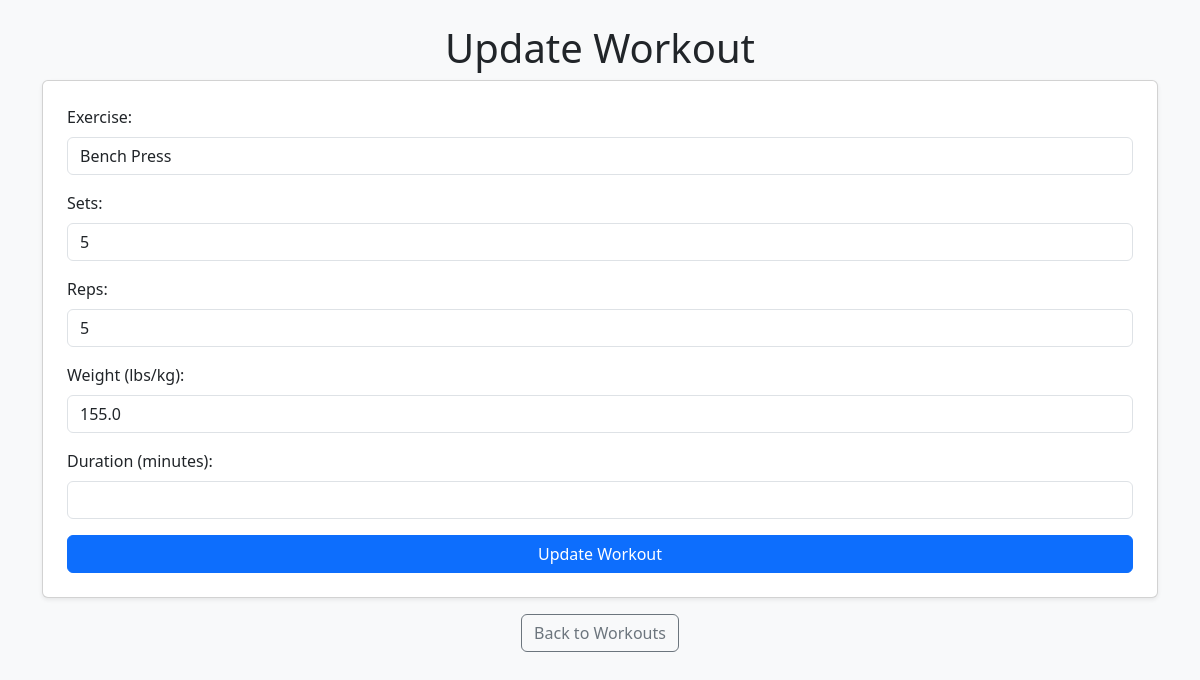
The app's page /update/11/2025-01-15 with its own data.
### tables this page shows
CREATE TABLE Workouts (
    id INTEGER PRIMARY KEY AUTOINCREMENT,
    date TEXT NOT NULL,
    exercise TEXT NOT NULL,
    sets INTEGER,
    reps INTEGER,
    weight REAL,
    duration REAL
);

### app.py (the view, shortened to what this page needs)
@app.route("/update/<int:id>/<date>", methods=["GET", "POST"])
def update_workout(id, date):
    conn = get_db_connection()
    workout = conn.execute("SELECT * FROM Workouts WHERE id = ?", (id,)).fetchone()
    conn.close()
    return render_template("update.html", workout=workout, date=date)

### app.py (called while the page is built)
def get_db_connection():
    conn = sqlite3.connect(DATABASE)
    conn.row_factory = sqlite3.Row
    return conn

### templates/update.html (shortened to what this page needs)
<!DOCTYPE html>
<html lang="en">
<head>
    <link href="https://cdn.jsdelivr.net/npm/bootstrap@5.3.0/dist/css/bootstrap.min.css" rel="stylesheet">
</head>
<body class="bg-light">
    <div class="container mt-4">
        <h1 class="text-center">Update Workout</h1>
        <div class="card shadow-sm p-4">
            <form method="post">
                <div class="mb-3">
                    <label for="exercise" class="form-label">Exercise:</label>
                    <input type="text" class="form-control" id="exercise" name="exercise" value="{{ workout['exercise'] }}" required>
                </div>
                <div class="mb-3">
                    <label for="sets" class="form-label">Sets:</label>
                    <input type="number" class="form-control" id="sets" name="sets" value="{{ workout['sets'] }}">
                </div>
                <div class="mb-3">
                    <label for="reps" class="form-label">Reps:</label>
                    <input type="number" class="form-control" id="reps" name="reps" value="{{ workout['reps'] }}">
                </div>
                <div class="mb-3">
                    <label for="weight" class="form-label">Weight (lbs/kg):</label>
                    <input type="number" step="0.1" class="form-control" id="weight" name="weight" value="{{ workout['weight'] }}">
                </div>
                <div class="mb-3">
                    <label for="duration" class="form-label">Duration (minutes):</label>
                    <input type="number" step="0.1" class="form-control" id="duration" name="duration" value="{{ workout['duration'] }}">
                </div>
                <div class="d-grid">
                    <button type="submit" class="btn btn-primary">Update Workout</button>
                </div>
            </form>
        </div>
        <div class="text-center mt-3">
            <a href="/day/{{ date }}" class="btn btn-outline-secondary">Back to Workouts</a>
        </div>
    </div>
</body>
</html>

### records on screen
Workouts: exercise "Bench Press", sets "5", reps "5", weight "155.0"
